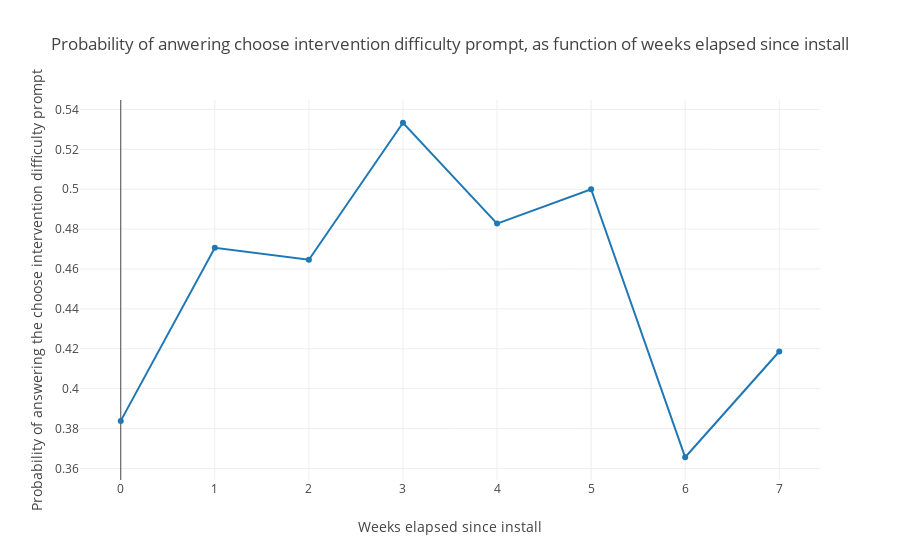

Notebook cell for this chart:
### Markdown cell above
Does users’ willingness to answer the question change over time?

If we look at it from the perspective of time from install, it does not. Weeks elapsed since install, versus percentage of sessions where the user chooses to answer the choose difficulty prompt. this is restricted only to users who remained installed for at least 7 full weeks. Seems to be fairly stable (mysterious fall at week 6 aside)

### Code cell
from cost_utils_libs import plot_response_rate_since_first_impression_per_week
plot_response_rate_since_first_impression_per_week()

### Figure 1 — Plotly figure (JSON) as saved in the notebook; plotly's stock layout.template omitted (floating-point values rounded to 4 significant figures)
{"data": [{"type": "scatter", "uid": "ede2ad10-6293-4de6-9878-bcdefb5dd148", "x": [0, 1, 2, 3, 4, 5, 6, 7], "y": [0.3838, 0.4706, 0.4646, 0.5333, 0.4828, 0.5, 0.3656, 0.4186]}], "layout": {"title": {"text": "Probability of anwering choose intervention difficulty prompt, as function of weeks elapsed since install"}, "xaxis": {"title": {"text": "Weeks elapsed since install"}}, "yaxis": {"title": {"text": "Probability of answering the choose intervention difficulty prompt"}}}}
